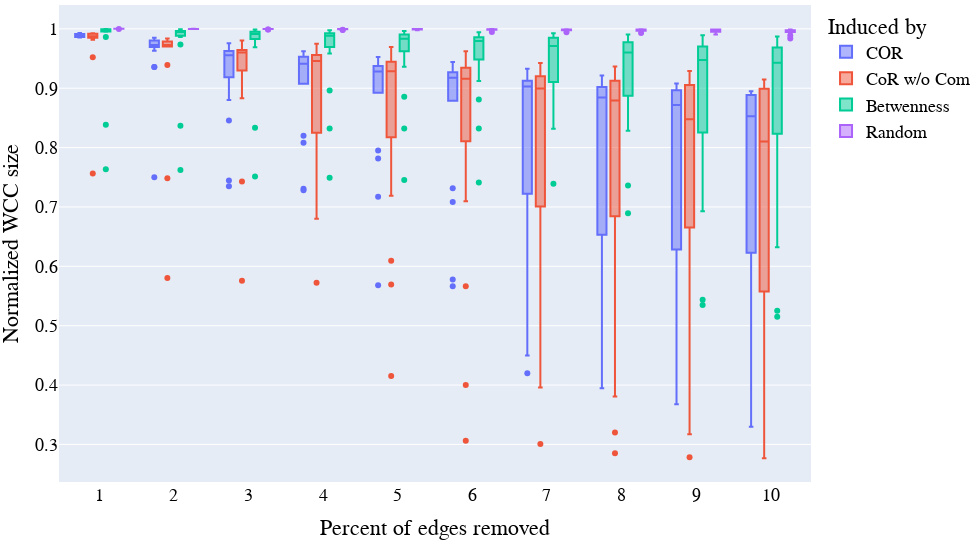

Here is the notebook cell this chart was saved with:
### Markdown cell above
## WCCs

### Code cell
dfs = pd.DataFrame()
types = ["COR", "CoR w/o Com", "Betwenness", "Random"]
_elist = []
_type = []
_percent = []
kk = 0
for i in percents:
    # _elist = []
    for dframes in [all_wccs_COR_high.T, all_wccs_SP.T, all_wccs_bet_high.T, all_wccs_random.T]:
        _elist = _elist + list(dframes[i])
        _percent += [i]*len(dframes)
        _type += [types[kk%4]]*len(dframes)
        kk+=1
dfs['Value'] = _elist
dfs["Percent"] = _percent
dfs["Type"] = _type


fig = go.Figure()

for tipo in types:
    fig.add_trace(go.Box(x=dfs['Percent'][dfs['Type'] == tipo]*100,
                            y=dfs['Value'][dfs['Type'] == tipo],
                            name=tipo,
                            # box_visible=True,
                            # meanline_visible=True, spanmode='hard'
                            ))

fig.update_layout(
    # title="Plot Title",
    xaxis_title="Percent of edges removed",
    yaxis_title="Normalized WCC size",
    legend_title="Induced by",  
    font=dict(
        family="Computer Modern Roman",
        size=18,
        color="Black"
    ),
    xaxis = dict(
        tickmode = 'array',
        tickvals = percents*100,
    ),
    # violinmode='group',
    boxmode = 'group',
    # violingap=0.001,
    width = 1960/2,
    height = 1080/2,
    margin=dict(l=20, r=20, t=5, b=20),
)

fig.show()
# fig.write_image("Results/WCCs.pdf")

### Figure 1 — Plotly figure (JSON) as saved in the notebook; plotly's stock layout.template omitted (floating-point values rounded to 4 significant figures; data arrays with more than 128 entries replaced by an {"elided": "..."} marker saying what was removed)
{"data": [{"name": "COR", "type": "box", "x": {"elided": "180 float values"}, "y": {"elided": "180 float values"}}, {"name": "CoR w/o Com", "type": "box", "x": {"elided": "180 float values"}, "y": {"elided": "180 float values"}}, {"name": "Betwenness", "type": "box", "x": {"elided": "180 float values"}, "y": {"elided": "180 float values"}}, {"name": "Random", "type": "box", "x": {"elided": "180 float values"}, "y": {"elided": "180 float values"}}], "layout": {"boxmode": "group", "font": {"color": "Black", "family": "Computer Modern Roman", "size": 18}, "height": 540, "legend": {"title": {"text": "Induced by"}}, "margin": {"b": 20, "l": 20, "r": 20, "t": 5}, "width": 980, "xaxis": {"tickmode": "array", "tickvals": [1.0, 2.0, 3.0, 4.0, 5.0, 6.0, 7.0, 8.0, 9.0, 10.0], "title": {"text": "Percent of edges removed"}}, "yaxis": {"title": {"text": "Normalized WCC size"}}}}
